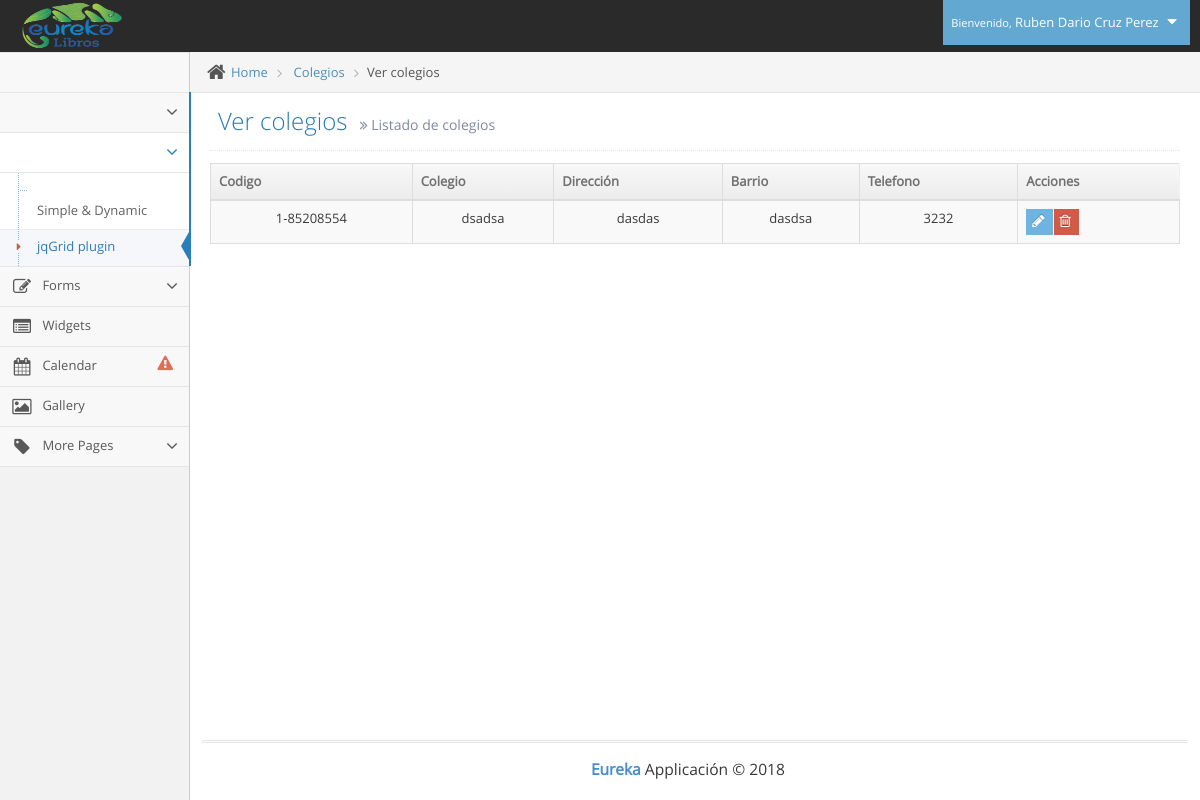
The page /ver_colegios.php (signed in) on the database its author committed.
### tables this page shows
CREATE TABLE IF NOT EXISTS `usuarios` (
`id` int(11) NOT NULL,
  `tipo` int(11) NOT NULL,
  `cedula` varchar(12) NOT NULL,
  `nombres` varchar(100) NOT NULL,
  `apellidos` varchar(100) NOT NULL,
  `telefono` varchar(12) NOT NULL,
  `direccion` varchar(100) NOT NULL,
  `correo` varchar(100) NOT NULL,
  `clave` varchar(100) NOT NULL,
  `id_zona` int(11) NOT NULL
);

CREATE TABLE IF NOT EXISTS `colegios` (
`id` int(11) NOT NULL,
  `codigo` varchar(11) NOT NULL,
  `colegio` varchar(100) NOT NULL,
  `direccion` varchar(100) NOT NULL,
  `barrio` varchar(100) NOT NULL,
  `telefono` varchar(20) NOT NULL,
  `web` varchar(100) NOT NULL,
  `cumpleaños` date NOT NULL,
  `cod_zona` varchar(8) NOT NULL,
  `id_usuario` int(11) NOT NULL,
  `fecha_creacion` timestamp NOT NULL DEFAULT CURRENT_TIMESTAMP ON UPDATE CURRENT_TIMESTAMP
);

### ver_colegios.php (the view, shortened to what this page needs)
<!DOCTYPE html>
<html lang="en">
	<head>
		<link rel="stylesheet" href="assets/css/bootstrap.min.css" />
		<link rel="stylesheet" href="assets/font-awesome/4.5.0/css/font-awesome.min.css" />
		<link rel="stylesheet" href="assets/css/jquery-ui.min.css" />
		<link rel="stylesheet" href="assets/css/bootstrap-datepicker3.min.css" />
		<link href="assets/js/dataTables/dataTables.bootstrap.css" rel="stylesheet" />
		<link rel="stylesheet" href="assets/css/ace.min.css" class="ace-main-stylesheet" id="main-ace-style" />
		<link rel="stylesheet" href="assets/css/ace-skins.min.css" />
		<link rel="stylesheet" href="assets/css/ace-rtl.min.css" />
	</head>
	<body class="no-skin">
		<?php include("template/nav.php"); ?>
		<div class="main-container ace-save-state" id="main-container">
			<div id="sidebar" class="sidebar                  responsive                    ace-save-state">
				<?php include("template/sidebar.php"); ?>
				<ul class="nav nav-list">
					<li class="">
						<a href="index.html">
							<span class="menu-text"> Dashboard </span>
						</a>
					</li>
					<li class="">
						<a href="#" class="dropdown-toggle">
							<span class="menu-text">
							</span>
							<b class="arrow fa fa-angle-down"></b>
						</a>
					</li>
					<li class="active open">
						<a href="#" class="dropdown-toggle">
							<span class="menu-text"> Tables </span>
							<b class="arrow fa fa-angle-down"></b>
						</a>
						<ul class="submenu">
							<li class="">
								<a href="tables.html">
									Simple &amp; Dynamic
								</a>
							</li>
							<li class="active">
								<a href="jqgrid.html">
									<i class="menu-icon fa fa-caret-right"></i>
									jqGrid plugin
								</a>
							</li>
						</ul>
					</li>
					<li class="">
						<a href="#" class="dropdown-toggle">
							<i class="menu-icon fa fa-pencil-square-o"></i>
							<span class="menu-text"> Forms </span>
							<b class="arrow fa fa-angle-down"></b>
						</a>
					</li>
					<li class="">
						<a href="widgets.html">
							<i class="menu-icon fa fa-list-alt"></i>
							<span class="menu-text"> Widgets </span>
						</a>
					</li>
					<li class="">
						<a href="calendar.html">
							<i class="menu-icon fa fa-calendar"></i>
							<span class="menu-text">
								Calendar
								<span class="badge badge-transparent tooltip-error" title="2 Important Events">
									<i class="ace-icon fa fa-exclamation-triangle red bigger-130"></i>
								</span>
							</span>
						</a>
					</li>
					<li class="">
						<a href="gallery.html">
							<i class="menu-icon fa fa-picture-o"></i>
							<span class="menu-text"> Gallery </span>
						</a>
					</li>
					<li class="">
						<a href="#" class="dropdown-toggle">
							<i class="menu-icon fa fa-tag"></i>
							<span class="menu-text"> More Pages </span>
							<b class="arrow fa fa-angle-down"></b>
						</a>
			</div>
			<div class="main-content">
				<div class="main-content-inner">
					<div class="breadcrumbs ace-save-state" id="breadcrumbs">
						<ul class="breadcrumb">
							<li>
								<i class="ace-icon fa fa-home home-icon"></i>
								<a href="#">Home</a>
							</li>
							<li>
								<a href="#">Colegios</a>
							</li>
							<li class="active">Ver colegios</li>
						</ul>
					</div>
					<div class="page-content">
						<div class="page-header">
							<h1>
								Ver colegios
								<small>
									<i class="ace-icon fa fa-angle-double-right"></i>
									Listado de colegios
								</small>
							</h1>
						</div>
						<div class="row">
							<div class="col-xs-12">
								<?php
                                include("conexion/bdd.php");
                                $sql = "SELECT id, codigo, colegio, direccion, barrio,telefono FROM colegios ";
								$req = $bdd->prepare($sql);
								$req->execute();
								$colegios = $req->fetchAll();
                            ?>
                            <div class="table-responsive">
                                <table class="table table-striped table-bordered table-hover" id="dataTables-example">
                                    <thead>
                                        <tr>
                                            <th>Codigo</th>
                                            <th>Colegio</th>
                                            <th>Dirección</th>
                                            <th>Barrio</th>
                                            <th>Telefono</th>
                                            <th>Acciones</th>
                                        </tr>
                                    </thead>
                                    <tbody>
                                        <?php
                                        	foreach($colegios as $colegio) {
                                               $codigo = $colegio['codigo'];
                                               $nombre = $colegio['colegio'];
                                               $direccion = $colegio['direccion'];
                                               $barrio = $colegio['barrio'];
                                               $telefono = $colegio['telefono'];
                                                echo'<tr class="odd gradeX">';
                                                echo'<td class="center">'.$codigo.'</td>';
                                                echo'<td class="center">'.$nombre.'</td>';
                                                echo'<td class="center">'.$direccion.'</td>';
                                                echo'<td class="center">'.$barrio.'</td>';
                                                echo'<td class="center">'.$telefono.'</td>';
                                                echo '<td>
														<div class="hidden-sm hidden-xs btn-group">
															<a class="btn btn-xs btn-info" href="colegio.php?codigo='.$codigo.'">
																<i class="ace-icon fa fa-pencil bigger-120"></i>
															</a>
															<button class="btn btn-xs btn-danger">
																<i class="ace-icon fa fa-trash-o bigger-120"></i>
															</button>
														</div>
														<div class="hidden-md hidden-lg">
															<div class="inline pos-rel">
																<button class="btn btn-minier btn-primary dropdown-toggle" data-toggle="dropdown" data-position="auto">
																	<i class="ace-icon fa fa-cog icon-only bigger-110"></i>
																</button>
																<ul class="dropdown-menu dropdown-only-icon dropdown-yellow dropdown-menu-right dropdown-caret dropdown-close">
																	<li>
																		<a href="colegio.php?codigo='.$codigo.'" class="tooltip-success" data-rel="tooltip" title="Edit">
																			<span class="green">
																				<i class="ace-icon fa fa-pencil-square-o bigger-120"></i>
																			</span>
																		</a>
																	</li>
																	<li>
																		<a href="#" class="tooltip-error" data-rel="tooltip" title="Delete">
																			<span class="red">
																				<i class="ace-icon fa fa-trash-o bigger-120"></i>
																			</span>
																		</a>
																	</li>
																</ul>
															</div>
														</div>
													</td>';
                                            }
                                         ?>
                                        </tr>
                                    </tbody>
                                </table>
                            </div>
							</div>
						</div>
					</div>
				</div>
			</div>
			<div class="footer">
				<div class="footer-inner">
					<div class="footer-content">
						<span class="bigger-120">
							<span class="blue bolder">Eureka</span>
							Applicación &copy; 2018
						</span>
					</div>
				</div>
			</div>
		</div>
	</body>
</html>

### template/nav.php (shortened to what this page needs)
<div id="navbar" class="navbar navbar-default          ace-save-state">
			<div class="navbar-container ace-save-state" id="navbar-container">
				<div class="navbar-header pull-left">
					<a href="index.php" class="navbar-brand">
						<small>
							<img src="assets/images/logo_eureka.png" alt="" class="" height="50px" width="100px">
						</small>
					</a>
				</div>
				<div class="navbar-buttons navbar-header pull-right" role="navigation">
					<ul class="nav ace-nav">
						<li class="light-blue dropdown-modal">
							<a data-toggle="dropdown" href="#" class="dropdown-toggle">
								<?php
									require_once('conexion/bdd.php');
									$sql = "SELECT nombres,apellidos FROM usuarios WHERE id='".$_SESSION['id']."'";
									$req = $bdd->prepare($sql);
									$req->execute();
									$usuario = $req->fetch();
									$nombre_completo=$usuario["nombres"]." ".$usuario["apellidos"];
								?>
									<small>Bienvenido,</small>
									<?php echo $nombre_completo; ?>
								<i class="ace-icon fa fa-caret-down"></i>
							</a>
						</li>
					</ul>
				</div>
			</div>
		</div>

### rows shown on the page
usuarios: nombre_completo "Ruben Dario Cruz Perez"
colegios: codigo "1-85208554", colegio "dsadsa", direccion "dasdas", barrio "dasdsa", telefono "3232"
